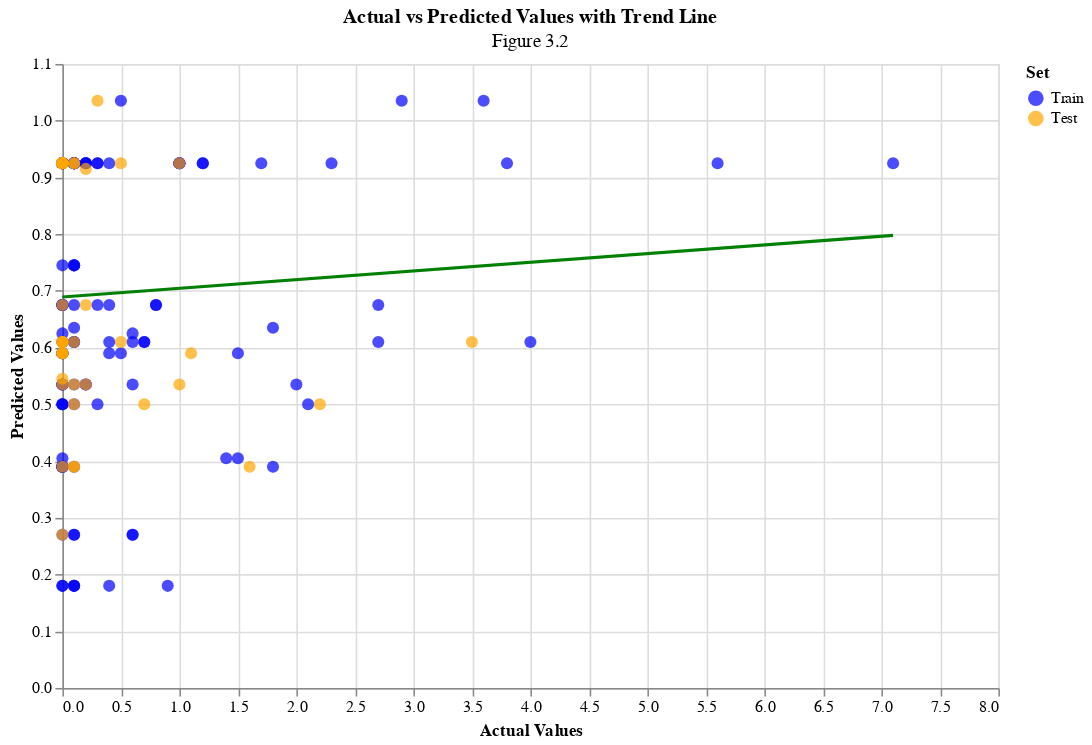

Notebook cell for this chart:
### Code cell
train_data['Set'] = 'Train'
test_data['Set'] = 'Test'
knn_combined_data = pd.concat([train_data, test_data])

actual_vs_predicted_with_trend = alt.Chart(knn_combined_data).mark_circle(size=60).encode(
    x=alt.X('Actual', title='Actual Values'),
    y=alt.Y('Predicted', title='Predicted Values'),
    color=alt.Color('Set', scale=alt.Scale(domain=['Train', 'Test'], range=['blue', 'orange'])),
    tooltip=['Actual', 'Predicted', 'Set']
).properties(
    title={'text': 'Actual vs Predicted Values with Trend Line',
           'subtitle': 'Figure 3.2'},
    width=600,
    height=400
) + alt.Chart(knn_combined_data).transform_regression('Actual', 'Predicted').mark_line(color='green').encode(
    x='Actual',
    y='Predicted'
)

actual_vs_predicted_with_trend

### Figure 1 — Vega-Lite specification as saved in the notebook (floating-point values rounded to 4 significant figures; data arrays with more than 128 entries replaced by an {"elided": "..."} marker saying what was removed)
{"config": {"view": {"continuousWidth": 300, "continuousHeight": 300}}, "layer": [{"mark": {"type": "circle", "size": 60}, "encoding": {"color": {"field": "Set", "scale": {"domain": ["Train", "Test"], "range": ["blue", "orange"]}, "type": "nominal"}, "tooltip": [{"field": "Actual", "type": "quantitative"}, {"field": "Predicted", "type": "quantitative"}, {"field": "Set", "type": "nominal"}], "x": {"field": "Actual", "title": "Actual Values", "type": "quantitative"}, "y": {"field": "Predicted", "title": "Predicted Values", "type": "quantitative"}}, "title": {"text": "Actual vs Predicted Values with Trend Line", "subtitle": "Figure 3.2"}}, {"mark": {"type": "line", "color": "green"}, "encoding": {"x": {"field": "Actual", "type": "quantitative"}, "y": {"field": "Predicted", "type": "quantitative"}}, "transform": [{"on": "Actual", "regression": "Predicted"}]}], "data": {"name": "data-5d6377622437f1c18725f91d484358de"}, "height": 400, "width": 600, "$schema": "https://vega.github.io/schema/vega-lite/v5.20.1.json", "datasets": {"data-5d6377622437f1c18725f91d484358de": {"elided": "181 records"}}}
